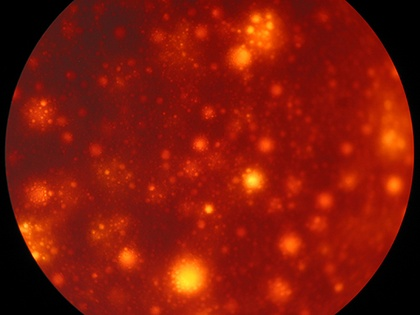
%> input picture sample/oil.jpg, 420 x 315 px, shrunk from 500 x 375 before the run
$ octave CircularObjectRecognition_v1.m   (GNU Octave 9; MATLAB toolbox functions it lacks are replaced by stand-ins)
%> lines starting %> are read from the running program, lines starting %| are printed output that depends on the picture; in (x1, y1, x2, y2) boxes, pixels count from 0 and x2, y2 are one past the last pixel; in counts of white or black regions, pixels touching at a corner belong together; the program's own positions count from 1
clear all, close all, clc

%% Step 1 : Load image
I = imread('oil.jpg');
%> I is the input picture: size 315x420x3 uint8; mean R, G, B 128.8, 23, 8.7

%% Step 2 : Split into R, G, B channels
R = I(:,:,1);
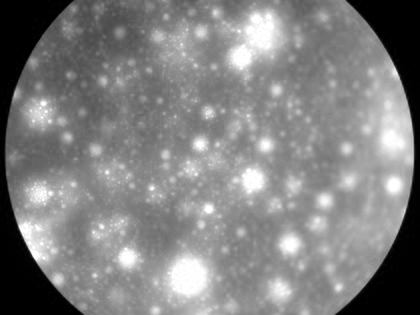
%> R: size 315x420 uint8; min 0, max 255, mean 128.8
G = I(:,:,2);
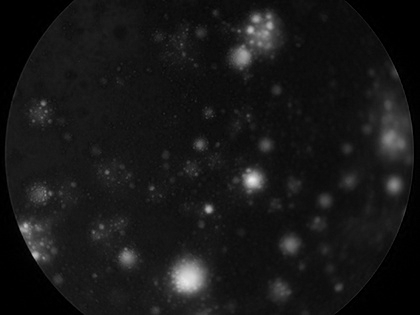
%> G: size 315x420 uint8; min 0, max 232, mean 23
B = I(:,:,3);

%% Step 3 : Sharpen each channel (Process each color independently to avoid distortion)
R = imsharpen(R, 'Radius', 2, 'Amount', 1.5, 'Threshold', 0.01);
G = imsharpen(G, 'Radius', 2, 'Amount', 1.5, 'Threshold', 0.01);
B = imsharpen(B, 'Radius', 2, 'Amount', 1.5, 'Threshold', 0.01);

% Combine sharpened channels into one RGB image
sharpenedRGB = cat(3, R, G, B);
%% Step 4 : Adaptive Histogram Equalization
Radhist = adapthisteq(R);
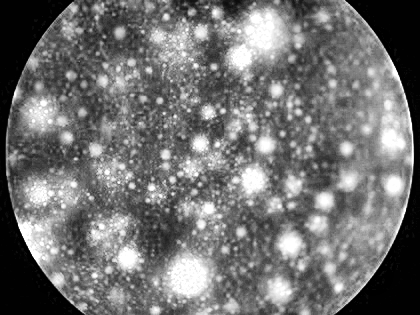
%> Radhist: size 315x420 uint8; min 0, max 255, mean 113.7
Gadhist = adapthisteq(G);
Badhist = adapthisteq(B);
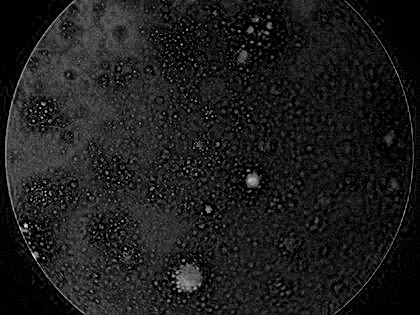
%> Badhist: size 315x420 uint8; min 0, max 255, mean 28.7

%% Display Adaptive Histogram Equalization Images
figure('Name', 'Adaptive Histogram Equalized Channels', 'NumberTitle', 'off');
subplot(1, 3, 1); imshow(Radhist); title('Red Channel');
subplot(1, 3, 2); imshow(Gadhist); title('Green Channel');
subplot(1, 3, 3); imshow(Badhist); title('Blue Channel');

%% Show histogram of enhanced channels to understand intensity distribution, evaluate enhancement effects
figure('Name','Histogram RGB Plotting');
subplot(1, 3, 1); imhist(Radhist); title('Red Channel');
subplot(1, 3, 2); imhist(Gadhist); title('Green Channel');
subplot(1, 3, 3); imhist(Badhist); title('Blue Channel');
%> after `title('Blue Channel')`:
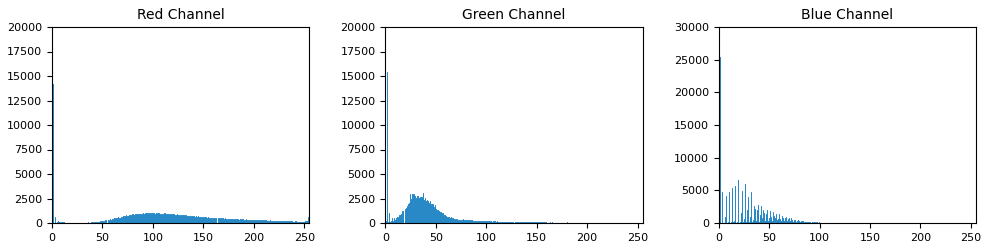
%> figure redrawn from the program's plot data, 3 panels; panel 1: highest point at x = 1, y = 14225; panel 2: highest point at x = 2, y = 15430; panel 3: highest point at x = 1, y = 25446

%% Step 5 : Convert to binary using a threshold of 0.8
Rbw = imbinarize(Radhist, 0.8);
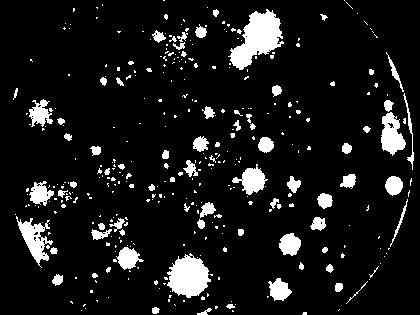
%> Rbw: size 315x420 logical; 9.6% white; 367 white regions (289 under 20 px), largest, box (x1, y1, x2, y2) and area: (228, 9, 284, 70) 1724, (167, 253, 211, 298) 1312, (16, 216, 53, 268) 756
Gbw = imbinarize(Gadhist, 0.8);
%> Gbw: size 315x420 logical; 0.6% white; 34 white regions (25 under 20 px), largest, box (x1, y1, x2, y2) and area: (176, 268, 198, 290) 365, (246, 175, 258, 186) 99, (240, 51, 248, 63) 62
Bbw = imbinarize(Badhist, 0.8);
%> Bbw: size 315x420 logical; 0.01% white in thin lines or dots, all inside (x1, y1, x2, y2) = (20, 44, 182, 258)

% Median Filtering for Salt & Pepper noise
RKmedian = medfilt2(Rbw, [14 14]);
%> RKmedian: size 315x420 logical; 5.5% white; 24 white regions (3 under 20 px), largest, box (x1, y1, x2, y2) and area: (230, 12, 281, 68) 1692, (167, 256, 209, 296) 1277, (20, 221, 49, 260) 710
GKmedian = medfilt2(Gbw, [14 14]);
%> GKmedian: size 315x420 logical; 0.24% white; 2 white regions (1 under 20 px), largest, box (x1, y1, x2, y2) and area: (177, 268, 197, 288) 303
BKmedian = medfilt2(Bbw, [14 14]);
%> BKmedian: size 315x420 logical; every value is 0

%% Display binary images after filtering
figure ('Name','Filtered Binary Images');
subplot(1, 3, 1); imshow(RKmedian); title('Red Channel');
subplot(1, 3, 2); imshow(GKmedian); title('Green Channel');
subplot(1, 3, 3); imshow(BKmedian); title('Blue Channel');

%% Step 6 : Convert to grayscale and enhance contrast
Igray = rgb2gray(sharpenedRGB);
Ienhanced = adapthisteq(Igray);
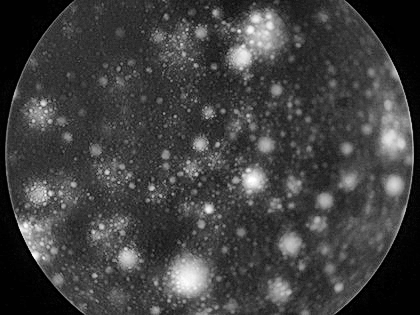
%> Ienhanced: size 315x420 uint8; min 0, max 255, mean 64.3

%% Step 7 : Circle detection

% Adjustable radius
minRadius = 6;
maxRadius = 50;

%> (the run ends here)
